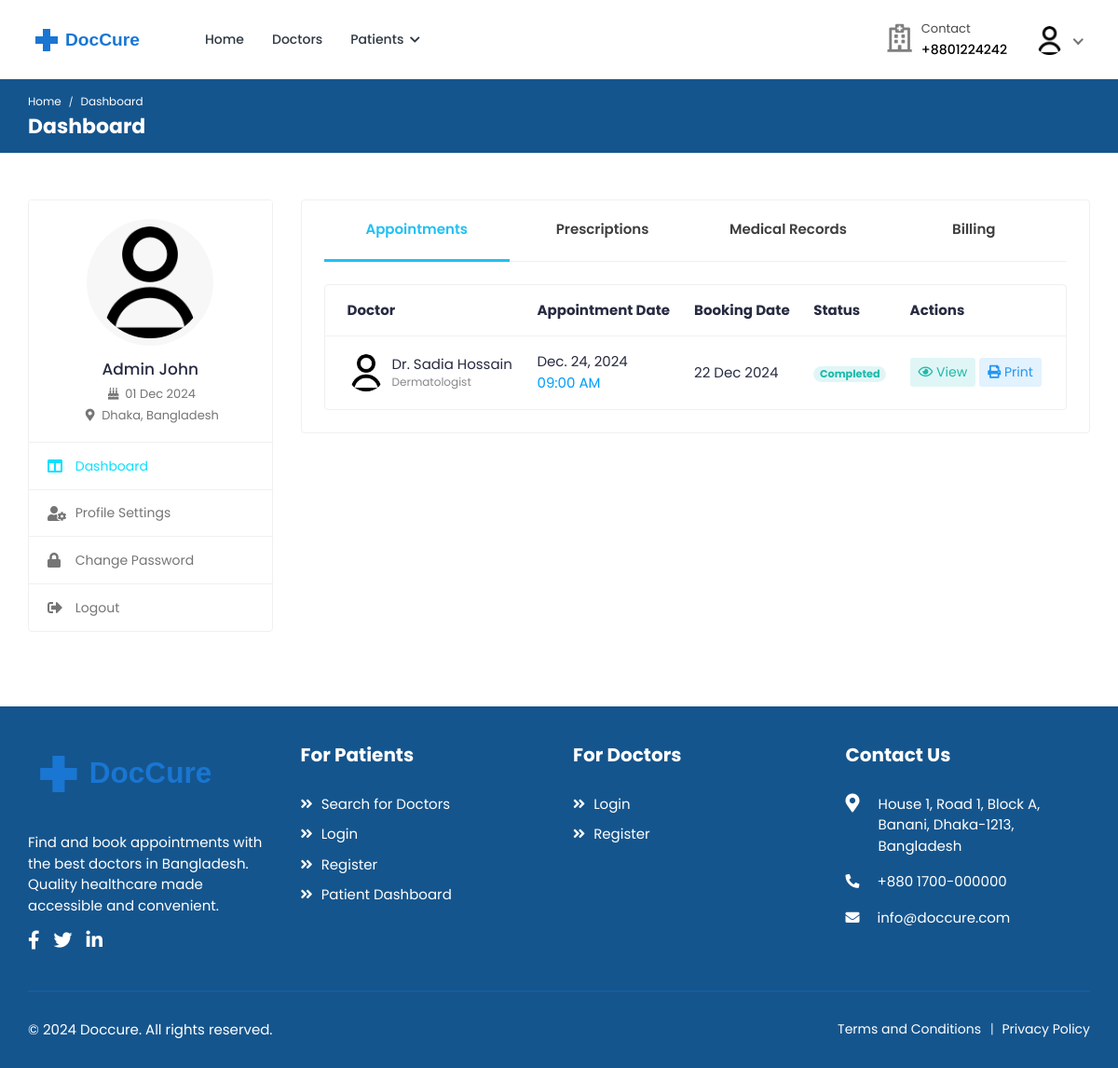
Before: /patients/dashboard/ (signed in) with the older database file.
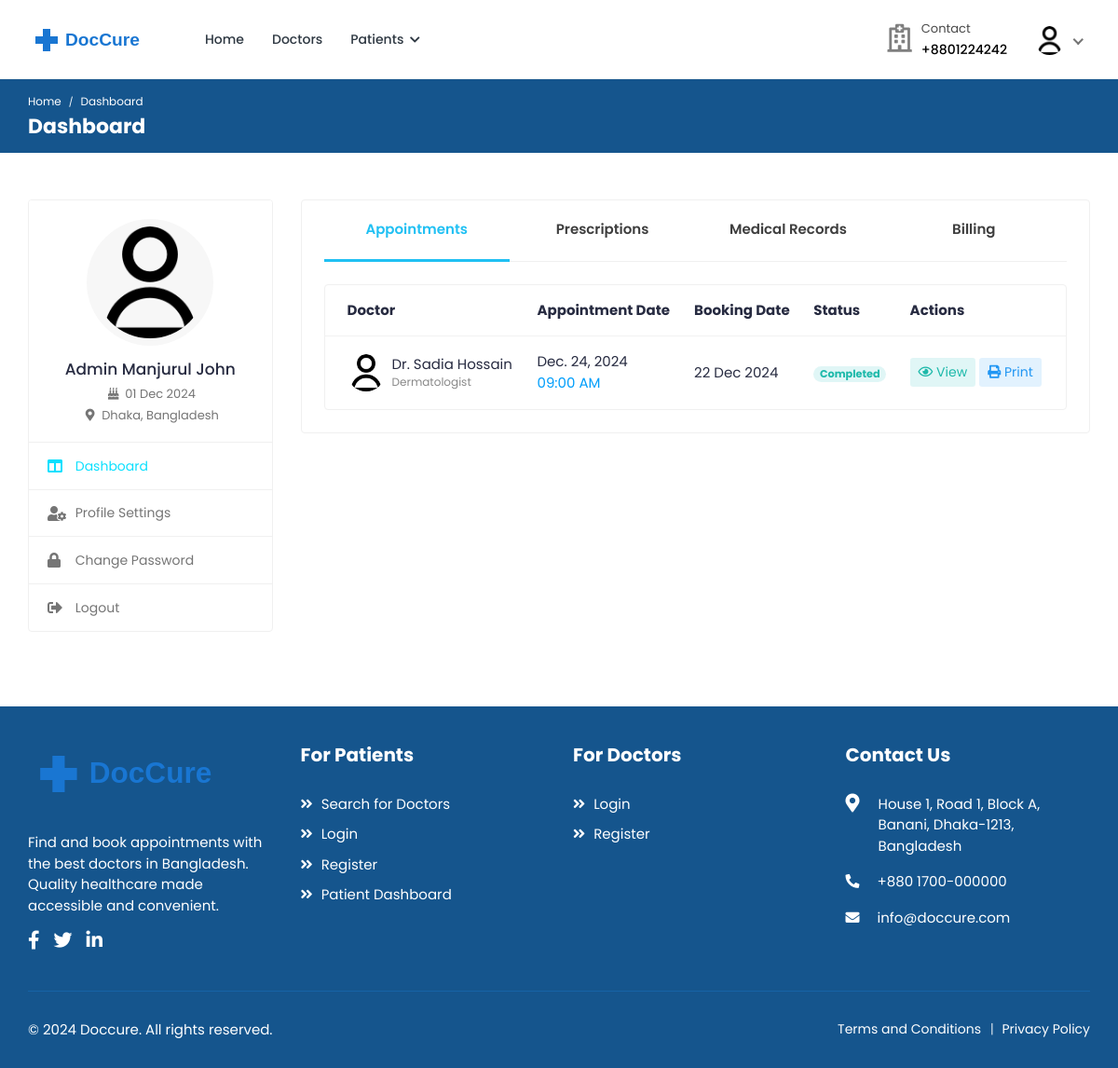
After: the same page with the newer database file.
### accounts/models.py (models this page shows, shortened)
class User(AbstractUser):
    class RoleChoices(models.TextChoices):
        DOCTOR = "doctor", "Doctor"
        PATIENT = "patient", "Patient"
    username = models.CharField(max_length=30, unique=True)
    role = models.CharField(
        choices=RoleChoices.choices,
        max_length=20,
        default="patient",
        error_messages={"required": "Role must be provided"},
    )
    email = models.EmailField(
        blank=True,
        error_messages={
            "unique": "A user with that email already exists.",
        },
    )
    first_name = models.CharField(max_length=150, blank=True)
    last_name = models.CharField(max_length=150, blank=True)
    registration_number = models.IntegerField(null=True, blank=True)
    USERNAME_FIELD = "username"
    REQUIRED_FIELDS = []
    objects = CustomUserManager()
    def get_full_name(self):
        full_name = "%s %s" % (self.first_name, self.last_name)
        return full_name.strip() or self.username

class Profile(models.Model):
    user = models.OneToOneField(
        User, on_delete=models.CASCADE, related_name="profile"
    )
    avatar = models.ImageField(
        default="defaults/user.png", upload_to=profile_photo_directory_path
    )
    phone = models.CharField(max_length=20, blank=True, null=True)
    dob = models.DateField(blank=True, null=True)
    about = models.TextField(blank=True, null=True)
    specialization = models.CharField(max_length=255, blank=True, null=True)
    gender = models.CharField(
        max_length=10,
        choices=[("male", "Male"), ("female", "Female"), ("other", "Other")],
        blank=True,
    )
    address = models.TextField(blank=True, null=True)
    city = models.CharField(max_length=100, blank=True)
    state = models.CharField(max_length=100, blank=True)
    postal_code = models.CharField(max_length=20, blank=True)
    country = models.CharField(max_length=100, blank=True)
    price_per_consultation = models.DecimalField(
        max_digits=10, decimal_places=2, null=True, blank=True
    )
    is_available = models.BooleanField(default=True)
    blood_group = models.CharField(
        max_length=5,
        choices=[
            ("A+", "A+"),
            ("A-", "A-"),
            ("B+", "B+"),
            ("B-", "B-"),
            ("O+", "O+"),
            ("O-", "O-"),
            ("AB+", "AB+"),
            ("AB-", "AB-"),
        ],
        blank=True,
        null=True,
    )
    allergies = models.TextField(blank=True, null=True)
    medical_conditions = models.TextField(blank=True, null=True)
    @property
    def image(self):
        return (
            self.avatar.url
            if self.avatar.storage.exists(self.avatar.name)
            else "{}defaults/user.png".format(settings.MEDIA_URL)
        )

### patients/views.py (the view)
# urls.py: path("dashboard/", PatientDashboardView.as_view(), name="dashboard"),
class PatientDashboardView(PatientRequiredMixin, TemplateView):
    template_name = "patients/dashboard.html"
    def get_context_data(self, **kwargs):
        context = super().get_context_data(**kwargs)
        context["appointments"] = (
            Booking.objects.select_related("doctor", "doctor__profile")
            .filter(patient=self.request.user)
            .order_by("-appointment_date", "-appointment_time")
        )
        return context

### accounts/managers.py (called while the page is built)
    def get(self, *args, **kwargs):
        return super().select_related("profile").get(*args, **kwargs)

### mixins/custom_mixins.py (called while the page is built)
    def dispatch(self, request, *args, **kwargs):
        if not request.user.is_authenticated:
            return super().dispatch(request, *args, **kwargs)
        if request.user.role != "patient":
            return self.handle_no_permission()
        return super().dispatch(request, *args, **kwargs)

### templates/patients/dashboard.html (shortened to what the changed rows need)
{% extends 'includes/patient-sidebar.html' %}
{% block page_name2 %}Dashboard{% endblock %}
{% block main %}
    <div class="card">
        <div class="card-body pt-0">
            <div class="tab-content pt-0">
                <div id="pat_appointments" class="tab-pane fade show active">
                    <div class="card card-table mb-0">
                        <div class="card-body">
                            <div class="table-responsive">
                                <table class="table table-hover table-center mb-0">
                                    <thead>
                                    <tr>
                                        <th>Doctor</th>
                                            <th>Appointment Date</th>
                                        <th>Booking Date</th>
                                        <th>Status</th>
                                            <th>Actions</th>
                                    </tr>
                                    </thead>
                                    <tbody>
                                        {% for appointment in appointments %}
                                    <tr>
                                        <td>
                                            <h2 class="table-avatar">
                                                    <a href="{% url 'doctors:doctor-profile' appointment.doctor.username %}" class="avatar avatar-sm mr-2">
                                                        <img class="avatar-img rounded-circle" src="{{ appointment.doctor.profile.image }}" alt="Doctor Image">
                                                    </a>
                                                    <a href="{% url 'doctors:doctor-profile' appointment.doctor.username %}">
                                                        Dr. {{ appointment.doctor.get_full_name }}
                                                        {% if appointment.doctor.profile.specialization %}
                                                            <span>{{ appointment.doctor.profile.specialization }}</span>
                                                        {% endif %}
                                                    </a>
                                            </h2>
                                        </td>
                                    </tr>
                                        {% empty %}
                                        <tr>
                                            <td colspan="5" class="text-center">No appointments found</td>
                                        </tr>
                                        {% endfor %}
                                    </tbody>
                                </table>
                            </div>
                        </div>
                    </div>
                </div>
            </div>
        </div>
    </div>
{% endblock %}

### templates/includes/patient-sidebar.html (shortened to what the changed rows need)
{% extends 'base.html' %}
{% load static %}
{% block content %}
    <div class="breadcrumb-bar">
        <div class="container-fluid">
            <div class="row align-items-center">
                <div class="col-md-12 col-12">
                    <h2 class="breadcrumb-title">{% block page_name2 %}{% endblock %}</h2>
                </div>
            </div>
        </div>
    </div>
    <div class="content">
        <div class="container-fluid">
            <div class="row">
                <div class="col-md-5 col-lg-4 col-xl-3 theiaStickySidebar">
                    <div class="profile-sidebar">
                        <div class="widget-profile pro-widget-content">
                            <div class="profile-info-widget">
                                <a href="#" class="booking-doc-img">
                                    <img src="{{ user.profile.image }}" alt="User Image">
                                </a>
                                <div class="profile-det-info">
                                    <h3>{{ user.get_full_name }}</h3>
                                    <div class="patient-details">
                                        {% if user.profile.dob %}
                                            <h5><i class="fas fa-birthday-cake"></i> {{ user.profile.dob|date:"d M Y" }}</h5>
                                        {% endif %}
                                        {% if user.profile.city and user.profile.country %}
                                            <h5 class="mb-0">
                                                <i class="fas fa-map-marker-alt"></i>
                                                {{ user.profile.city }}, {{ user.profile.country }}
                                            </h5>
                                        {% endif %}
                                    </div>
                                </div>
                            </div>
                        </div>
                    </div>
                </div>
                <div class="col-md-7 col-lg-8 col-xl-9">
                    {% block main %}{% endblock %}
                </div>
            </div>
        </div>
    </div>
{% endblock %}

### templates/includes/navbar.html (shortened to what this page needs)
{% load static %}
<header class="header">
    <nav class="navbar navbar-expand-lg header-nav">
        <div class="navbar-header">
            <a href="{% url 'core:home' %}" class="navbar-brand logo">
                <img src="{% static 'assets/img/logo2.svg' %}" class="img-fluid" alt="Logo">
            </a>
        </div>
        <div class="main-menu-wrapper">
            <ul class="main-nav">
                <li {% if request.path == '/' %}class="active"{% endif %}>
                    <a href="{% url 'core:home' %}">Home</a>
                </li>
                <li class="has-submenu{% if request.path == '/doctors/' %} active {% endif %}">
                    <a href="{% url 'doctors:list' %}">Doctors</a>
                </li>
                {% if not user.is_authenticated %}
                    <li class="login-link">
                        <a href="{% url 'accounts:login' %}">Login / Signup</a>
                    </li>
                {% elif user.role == 'patient' %}
                    <li class="has-submenu {% if request.path == '/patients/' %} active {% endif %}">
                        <a href="#">Patients <i class="fas fa-chevron-down"></i></a>
                    </li>
                {% endif %}
            </ul>
        </div>
        <ul class="nav header-navbar-rht">
            <li class="nav-item contact-item">
                <div class="header-contact-img">
                    <i class="far fa-hospital"></i>
                </div>
                <div class="header-contact-detail">
                    <p class="contact-header">Contact</p>
                    <p class="contact-info-header"> +8801224242</p>
                </div>
            </li>
            {% if not user.is_authenticated %}
                <li class="nav-item">
                    <a class="nav-link header-login" href="{% url 'accounts:login' %}">Login / Signup </a>
                </li>
            {% else %}
                <li class="nav-item dropdown has-arrow logged-item">
                    <a href="#" class="dropdown-toggle nav-link" data-toggle="dropdown">
                        <span class="user-img">
                            <img class="rounded-circle" src="{{ user.profile.image }}" width="31" alt="{{ user.username }}">
                        </span>
                    </a>
                </li>
            {% endif %}
        </ul>
    </nav>
</header>

Changed rows visible on the page:
changed User "Dhaka": get_full_name "Admin John" → "Admin Manjurul John"
